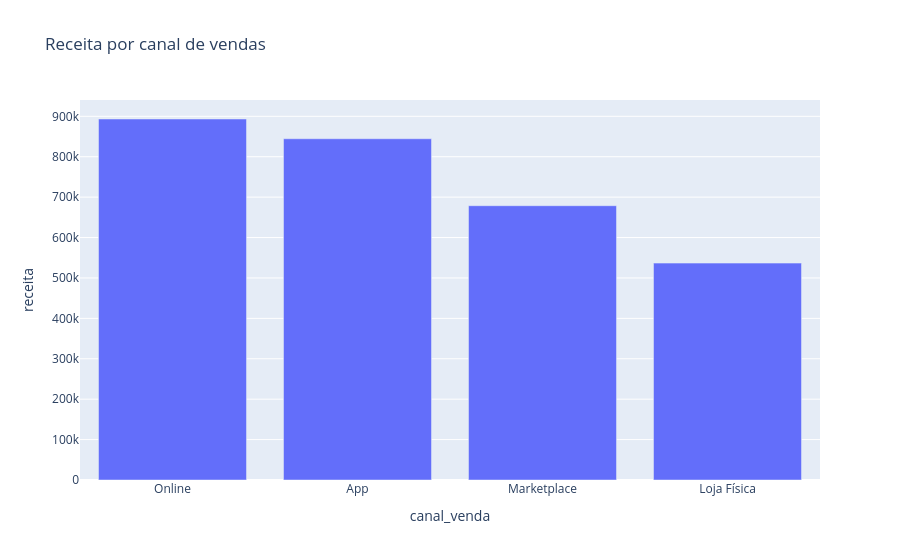

The notebook cell this image was saved under:
### Markdown cell above
## 4. Missão 1 — Barras: Receita por Canal

A missão prática da aula pede construir um gráfico de barras para responder:
**qual canal vende mais?**  
Os slides também sugerem usar o hover para injetar métricas secundárias sem poluir a tela. 

### Tarefa
1. Agregue a `receita` por `canal_venda`
2. Inclua também uma métrica secundária, como `quantidade`
3. Construa um gráfico de barras com Plotly Express
4. Ordene do maior para o menor
5. Faça o hover mostrar mais do que apenas a receita

### Perguntas
- Qual canal lidera a receita?
- O canal líder também lidera em quantidade?
- O hover ajudou a enriquecer a leitura sem poluir a tela?

### Code cell
# Construa aqui o gráfico de barras interativo por canal_venda



df_canal_venda_gb_receita=df.groupby('canal_venda',as_index=False)['receita'].sum().sort_values(by='receita',ascending=False)

df_canal_venda_gb_quantidade=df.groupby('canal_venda',as_index=False)['quantidade'].sum()
df_canal = df_canal_venda_gb_receita.merge(df_canal_venda_gb_quantidade, on='canal_venda')



fig=px.bar(data_frame=df_canal,x='canal_venda',y='receita',hover_data={'quantidade':True}, title='Receita por canal de vendas')
fig.show()

### Figure 1 — Plotly figure (JSON) as saved in the notebook; plotly's stock layout.template omitted (floating-point values rounded to 4 significant figures)
{"data": [{"customdata": [[656], [582], [563], [398]], "hovertemplate": "canal_venda=%{x}<br>receita=%{y}<br>quantidade=%{customdata[0]}<extra></extra>", "legendgroup": "", "marker": {"color": "#636efa", "pattern": {"shape": ""}}, "name": "", "orientation": "v", "showlegend": false, "textposition": "auto", "type": "bar", "x": ["Online", "App", "Marketplace", "Loja Física"], "xaxis": "x", "y": [893400.0, 844500.0, 678800.0, 536700.0], "yaxis": "y"}], "layout": {"barmode": "relative", "legend": {"tracegroupgap": 0}, "title": {"text": "Receita por canal de vendas"}, "xaxis": {"anchor": "y", "domain": [0, 1], "title": {"text": "canal_venda"}}, "yaxis": {"anchor": "x", "domain": [0, 1], "title": {"text": "receita"}}}}
